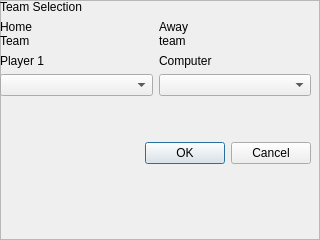
<?xml version="1.0" encoding="UTF-8"?>
<ui version="4.0">
 <class>teamSelectionFrame</class>
 <widget class="QFrame" name="teamSelectionFrame">
  <property name="geometry">
   <rect>
    <x>0</x>
    <y>0</y>
    <width>320</width>
    <height>240</height>
   </rect>
  </property>
  <property name="windowTitle">
   <string/>
  </property>
  <property name="styleSheet">
   <string notr="true"/>
  </property>
  <property name="frameShape">
   <enum>QFrame::StyledPanel</enum>
  </property>
  <property name="frameShadow">
   <enum>QFrame::Raised</enum>
  </property>
  <widget class="QWidget" name="verticalLayoutWidget">
   <property name="geometry">
    <rect>
     <x>0</x>
     <y>0</y>
     <width>311</width>
     <height>231</height>
    </rect>
   </property>
   <layout class="QVBoxLayout" name="verticalLayout_3">
    <item>
     <widget class="QLabel" name="label">
      <property name="text">
       <string>Team Selection</string>
      </property>
     </widget>
    </item>
    <item>
     <layout class="QGridLayout" name="gridLayout">
      <item row="0" column="0">
       <layout class="QVBoxLayout" name="verticalLayout_2">
        <item>
         <widget class="QLabel" name="label_3">
          <property name="text">
           <string>Home
Team</string>
          </property>
         </widget>
        </item>
        <item>
         <widget class="QLabel" name="label_4">
          <property name="text">
           <string>Player 1</string>
          </property>
         </widget>
        </item>
        <item>
         <widget class="QComboBox" name="m_homeTeamComboBox"/>
        </item>
        <item>
         <spacer name="verticalSpacer">
          <property name="orientation">
           <enum>Qt::Vertical</enum>
          </property>
          <property name="sizeHint" stdset="0">
           <size>
            <width>20</width>
            <height>40</height>
           </size>
          </property>
         </spacer>
        </item>
       </layout>
      </item>
      <item row="0" column="1">
       <layout class="QVBoxLayout" name="verticalLayout">
        <item>
         <widget class="QLabel" name="label_2">
          <property name="text">
           <string>Away 
team</string>
          </property>
         </widget>
        </item>
        <item>
         <widget class="QLabel" name="label_5">
          <property name="text">
           <string>Computer</string>
          </property>
         </widget>
        </item>
        <item>
         <widget class="QComboBox" name="m_awayTeamComboBox"/>
        </item>
        <item>
         <spacer name="verticalSpacer_2">
          <property name="orientation">
           <enum>Qt::Vertical</enum>
          </property>
          <property name="sizeHint" stdset="0">
           <size>
            <width>20</width>
            <height>40</height>
           </size>
          </property>
         </spacer>
        </item>
       </layout>
      </item>
     </layout>
    </item>
    <item>
     <widget class="QDialogButtonBox" name="buttonBox">
      <property name="standardButtons">
       <set>QDialogButtonBox::Cancel|QDialogButtonBox::Ok</set>
      </property>
     </widget>
    </item>
    <item>
     <spacer name="verticalSpacer_3">
      <property name="orientation">
       <enum>Qt::Vertical</enum>
      </property>
      <property name="sizeHint" stdset="0">
       <size>
        <width>20</width>
        <height>40</height>
       </size>
      </property>
     </spacer>
    </item>
   </layout>
  </widget>
 </widget>
 <resources/>
 <connections/>
</ui>
